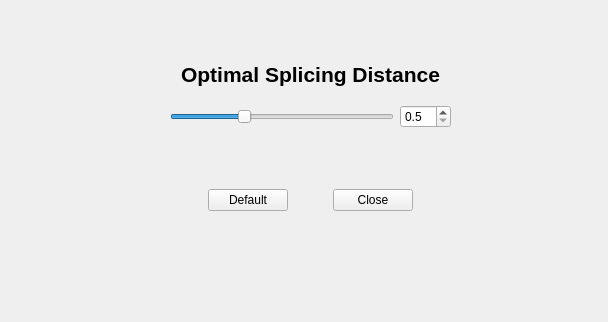
<?xml version="1.0" encoding="UTF-8"?>
<ui version="4.0">
 <class>OptimalSplicingDistance</class>
 <widget class="QWidget" name="OptimalSplicingDistance">
  <property name="geometry">
   <rect>
    <x>0</x>
    <y>0</y>
    <width>608</width>
    <height>322</height>
   </rect>
  </property>
  <property name="windowTitle">
   <string>Form</string>
  </property>
  <widget class="ShadowWidget" name="widget_Optimal" native="true">
   <property name="geometry">
    <rect>
     <x>150</x>
     <y>50</y>
     <width>321</width>
     <height>181</height>
    </rect>
   </property>
   <property name="focusPolicy">
    <enum>Qt::StrongFocus</enum>
   </property>
   <layout class="QGridLayout" name="gridLayout">
    <item row="0" column="0">
     <widget class="QWidget" name="widget_background" native="true">
      <layout class="QVBoxLayout" name="verticalLayout">
       <property name="leftMargin">
        <number>20</number>
       </property>
       <property name="topMargin">
        <number>0</number>
       </property>
       <property name="rightMargin">
        <number>20</number>
       </property>
       <property name="bottomMargin">
        <number>20</number>
       </property>
       <item>
        <widget class="QLabel" name="label_title">
         <property name="font">
          <font>
           <pointsize>16</pointsize>
           <weight>75</weight>
           <bold>true</bold>
          </font>
         </property>
         <property name="text">
          <string>Optimal Splicing Distance</string>
         </property>
         <property name="alignment">
          <set>Qt::AlignCenter</set>
         </property>
        </widget>
       </item>
       <item>
        <layout class="QHBoxLayout" name="horizontalLayout">
         <item>
          <widget class="OptimalSlider" name="horizontalSliderOptimal">
           <property name="sizePolicy">
            <sizepolicy hsizetype="Expanding" vsizetype="Ignored">
             <horstretch>0</horstretch>
             <verstretch>0</verstretch>
            </sizepolicy>
           </property>
           <property name="minimum">
            <number>1</number>
           </property>
           <property name="maximum">
            <number>60</number>
           </property>
           <property name="singleStep">
            <number>1</number>
           </property>
           <property name="value">
            <number>20</number>
           </property>
           <property name="orientation">
            <enum>Qt::Horizontal</enum>
           </property>
          </widget>
         </item>
         <item>
          <widget class="MyDoubleSpinBox" name="doubleSpinBoxOptimal">
           <property name="decimals">
            <number>1</number>
           </property>
           <property name="minimum">
            <double>0.500000000000000</double>
           </property>
           <property name="maximum">
            <double>30.000000000000000</double>
           </property>
           <property name="singleStep">
            <double>0.500000000000000</double>
           </property>
          </widget>
         </item>
        </layout>
       </item>
       <item>
        <widget class="QLabel" name="label_6">
         <property name="text">
          <string/>
         </property>
        </widget>
       </item>
       <item>
        <layout class="QHBoxLayout" name="horizontalLayout_6">
         <item>
          <spacer name="horizontalSpacer_3">
           <property name="orientation">
            <enum>Qt::Horizontal</enum>
           </property>
           <property name="sizeHint" stdset="0">
            <size>
             <width>40</width>
             <height>20</height>
            </size>
           </property>
          </spacer>
         </item>
         <item>
          <widget class="MyPushButton" name="pushButton_default">
           <property name="text">
            <string>Default</string>
           </property>
          </widget>
         </item>
         <item>
          <spacer name="horizontalSpacer_2">
           <property name="orientation">
            <enum>Qt::Horizontal</enum>
           </property>
           <property name="sizeHint" stdset="0">
            <size>
             <width>40</width>
             <height>20</height>
            </size>
           </property>
          </spacer>
         </item>
         <item>
          <widget class="MyPushButton" name="pushButton_close">
           <property name="text">
            <string>Close</string>
           </property>
          </widget>
         </item>
         <item>
          <spacer name="horizontalSpacer">
           <property name="orientation">
            <enum>Qt::Horizontal</enum>
           </property>
           <property name="sizeHint" stdset="0">
            <size>
             <width>40</width>
             <height>20</height>
            </size>
           </property>
          </spacer>
         </item>
        </layout>
       </item>
      </layout>
     </widget>
    </item>
   </layout>
  </widget>
 </widget>
 <customwidgets>
  <customwidget>
   <class>MyPushButton</class>
   <extends>QPushButton</extends>
   <header>mypushbutton.h</header>
  </customwidget>
  <customwidget>
   <class>ShadowWidget</class>
   <extends>QWidget</extends>
   <header>shadowwidget.h</header>
   <container>1</container>
  </customwidget>
  <customwidget>
   <class>MyDoubleSpinBox</class>
   <extends>QDoubleSpinBox</extends>
   <header>MyDoubleSpinBox.h</header>
  </customwidget>
  <customwidget>
   <class>OptimalSlider</class>
   <extends>QSlider</extends>
   <header>OptimalSlider.h</header>
  </customwidget>
 </customwidgets>
 <resources/>
 <connections/>
</ui>
